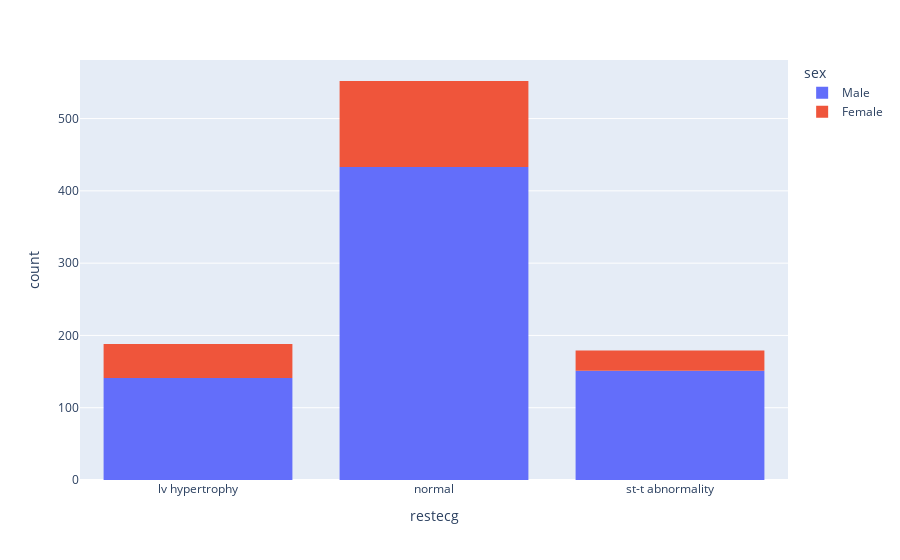

The code cell stored with this chart in its notebook:
### Markdown cell above
| restecg Value  | Type of ECG Result                 |Meaning & Possible Causes|
|----------------|------------------------------------|-------------------------|
| 0              | Normal                             | No abnormalities in heart function.   |
| 1              | ST-T Wave Abnormality              |Possible ischemia, electrolyte issues,or early signs of heart disease.|
| 2             | Left Ventricular Hypertrophy (LVH) | Thickened heart muscle due to high blood pressure or other conditions.  |

### Code cell
#dealing with restecg column
print(df['restecg'].value_counts())

#finding missing values
print(df['restecg'].isnull().sum())

#filling missing values
df['restecg'].fillna(df['restecg'].mode()[0], inplace=True)

#gender connection with restecg
fig = px.histogram(data_frame=df, x='restecg', color='sex')
fig.show()

### Figure 1 — Plotly figure (JSON) as saved in the notebook; plotly's stock layout.template omitted (floating-point values rounded to 4 significant figures; data arrays with more than 128 entries replaced by an {"elided": "..."} marker saying what was removed)
{"data": [{"alignmentgroup": "True", "bingroup": "x", "hovertemplate": "sex=Male<br>restecg=%{x}<br>count=%{y}<extra></extra>", "legendgroup": "Male", "marker": {"color": "#636efa", "pattern": {"shape": ""}}, "name": "Male", "offsetgroup": "Male", "orientation": "v", "showlegend": true, "type": "histogram", "x": {"elided": "725 str values"}, "xaxis": "x", "yaxis": "y"}, {"alignmentgroup": "True", "bingroup": "x", "hovertemplate": "sex=Female<br>restecg=%{x}<br>count=%{y}<extra></extra>", "legendgroup": "Female", "marker": {"color": "#EF553B", "pattern": {"shape": ""}}, "name": "Female", "offsetgroup": "Female", "orientation": "v", "showlegend": true, "type": "histogram", "x": {"elided": "194 str values"}, "xaxis": "x", "yaxis": "y"}], "layout": {"barmode": "relative", "legend": {"title": {"text": "sex"}, "tracegroupgap": 0}, "margin": {"t": 60}, "xaxis": {"anchor": "y", "domain": [0, 1], "title": {"text": "restecg"}}, "yaxis": {"anchor": "x", "domain": [0, 1], "title": {"text": "count"}}}}
